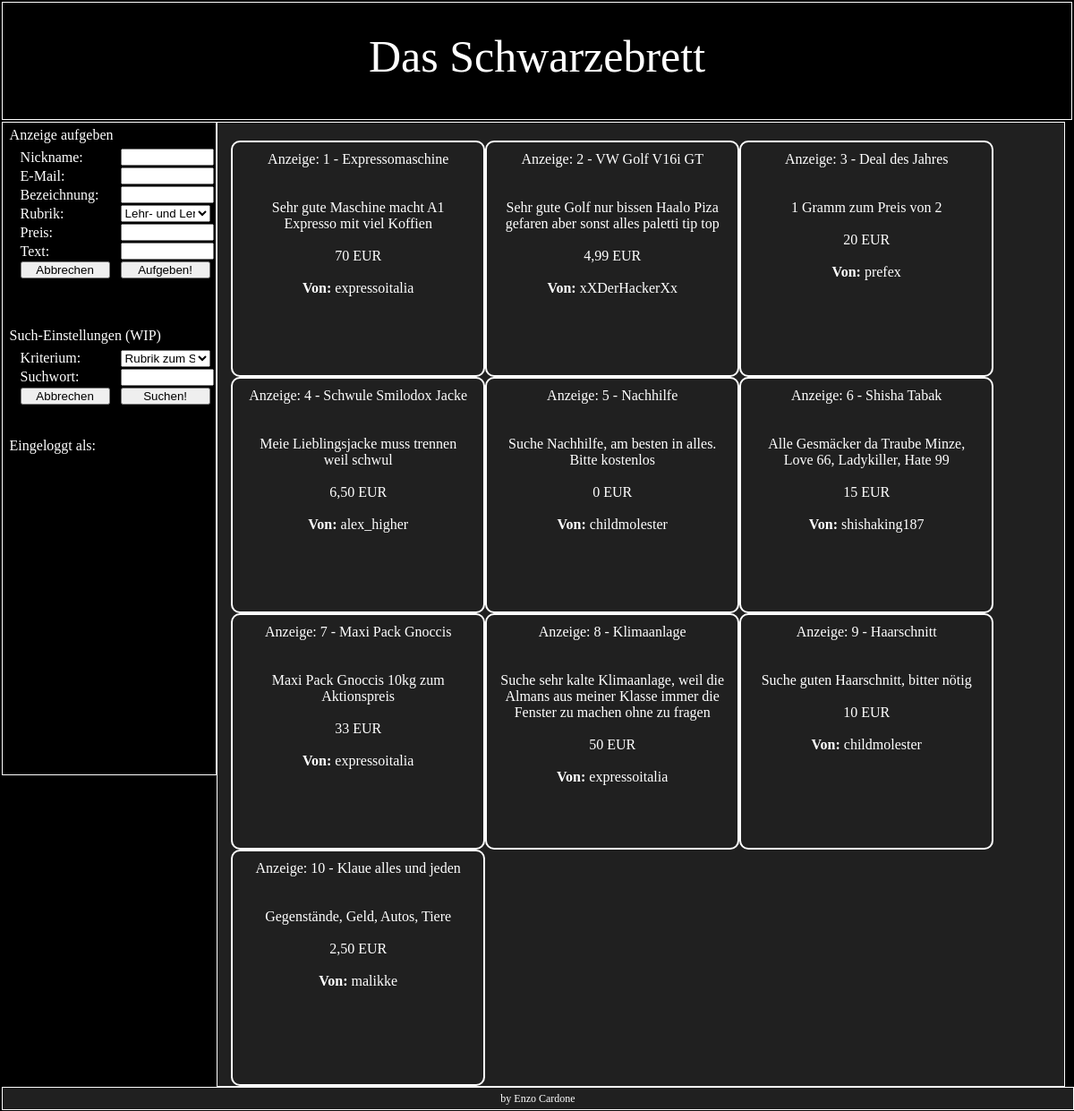
/Ausgabe.php (signed in), run on the app's committed database.
### tables this page shows
CREATE TABLE `anzeige` (
  `idAnzeige` int(11) NOT NULL,
  `Text` longtext,
  `Preis` varchar(45) DEFAULT NULL,
  `Datum` timestamp(6) NULL DEFAULT NULL,
  `Titel` varchar(45) DEFAULT NULL,
  `Inserent_idInserent` int(11) NOT NULL,
  `Rubriken_idRubriken` int(11) NOT NULL,
  PRIMARY KEY (`idAnzeige`,`Inserent_idInserent`,`Rubriken_idRubriken`),
  KEY `fk_Anzeige_Inserent_idx` (`Inserent_idInserent`),
  KEY `fk_Anzeige_Rubriken1_idx` (`Rubriken_idRubriken`),
  CONSTRAINT `fk_Anzeige_Inserent` FOREIGN KEY (`Inserent_idInserent`) REFERENCES `inserent` (`idInserent`) ON DELETE NO ACTION ON UPDATE NO ACTION,
  CONSTRAINT `fk_Anzeige_Rubriken1` FOREIGN KEY (`Rubriken_idRubriken`) REFERENCES `rubriken` (`idRubriken`) ON DELETE NO ACTION ON UPDATE NO ACTION
);

CREATE TABLE `inserent` (
  `idInserent` int(11) NOT NULL,
  `Vorname` varchar(45) DEFAULT NULL,
  `Nachname` varchar(45) DEFAULT NULL,
  `Nickname` varchar(45) DEFAULT NULL,
  `Email` varchar(45) DEFAULT NULL,
  PRIMARY KEY (`idInserent`)
);

### Ausgabe.php (the view, shortened to what this page needs)
<!doctype html>
<html>
<head>
	<link href="stylesheet.css" rel="stylesheet" type="text/css">
</head>
<body>
<div id="seite">
<header>
	<p>Das Schwarzebrett</p>
</header>
<div class="row">
    <section>
		<nav>
			<div>
				<div id="ele">
					<a href="#" id="elg" onclick="document.getElementById('ele').style.display='none';document.getElementById('elf').style.display='block'">Anzeige aufgeben</a>
					<form action="schreiben.php" method="get">
						<table id="tabelle" style="border=1" width="230px">
							<tr>
								<td>Nickname:</td>
								<td width="3em"><input  class="eingabe"type="text" name="name"></td>
							</tr>
							<tr>
								<td>E-Mail:</td>
								<td><input class="eingabe" type="email" name="mail"></td>
							</tr>
							<tr>
								<td>Bezeichnung:</td>
								<td><input class="eingabe" type="text" name="description"></td>
							</tr>
							<tr>
								<td>Rubrik:</td>
								<td>
									<select class="eingabe" name="rubrik" size="1">
										<option value="0">Lehr- und Lernmittel</option>
									</select>
								</td>
							</tr>
							<tr>
								<td>Preis:</td>
								<td><input class="eingabe" type="text" name="preis"></td>
							</tr>
							<tr>
								<td>Text:</td>
								<td><input class="eingabe" type="textbox" name="text"></td>
							</tr>
							<tr>
								<td><input class="eingabe" type="reset" value="Abbrechen"></td>
								<td><input class="eingabe" type="submit" name="Senden" value="Aufgeben!"></td>
							</tr>
						</table>
						<br>
					</form>
				</div><br><br>
				<p>Such-Einstellungen (WIP)</p>
				<form>
					<table id="tabelle" style="border=1" width="230px">
						<tr>
							<td>Kriterium:</td>
							<td width="3em">
								<select class="eingabe" name="rubriksuchen" size="1">
									<option value="100" disabled selected>Rubrik zum Suchen auswählen</option>
								</select>
							</td>
						</tr>
						<tr>
							<td>Suchwort:</td>
							<td width="3em"><input class="eingabe" type="text" name="suchwort"></td>
						</tr>
						<tr>
							<td><input class="eingabe" type="reset" value="Abbrechen"></td>
							<td><input class="eingabe" type="submit" value="Suchen!"></td>
						</tr>
					</table>
				</form><br><br>
			</div>
			<div>
				<?php
					echo "Eingeloggt als: ".$_SESSION["login_user"];
				?>
			</div>
		</nav>
		<div class="main">
			<article>
				<div class="linie">
					<?php
						include("config.php");
						if($_SESSION["login"]==1){
								$anzeigen = mysqli_query($link, "SELECT a.idAnzeige, a.Text, a.Preis, a.Datum, a.Titel, a.Inserent_idInserent, a.Rubriken_idRubriken, i.Nickname FROM anzeige a JOIN inserent i ON i.idInserent = a.Inserent_idInserent");
							while($row_0 = mysqli_fetch_row($anzeigen)){
								echo '<div class="kasten text-center">';
								echo 'Anzeige: '.$row_0[0].' - '.$row_0[4].'<br/><br/><br/>'.$row_0[1].'<br/><br/>'.$row_0[2].' EUR<br><br><b>Von: </b>'.$row_0[7];
								echo '</div>';
							}
						} else {
							echo "Bitte loggen sie sich erst ein!";
						}
					?>
				</div>
			</article>
		</div>
	</section>
</div>
<footer>
	<p>by Enzo Cardone</p>
</footer>
</div>
</body>
</html>

### stylesheet.css (style rules this page uses)
* { margin: 0; padding: 0; }
body { font-family:'toll'; background-color: #000000; padding: .1em; color: white; }
header { border: 1px solid white; text-align: center; height:130px; font-size: 50px; margin-bottom: 2px; line-height: 120px; }
nav { border: 1px solid white; width: 19%; padding: .2em; padding-left: 8px; padding-top: 5px; margin-bottom: 5%; float: left; min-height: 45em; line-height: 110%; }
#seite { position: relative; min-height:100%; margin: 0 auto; }
.main { border: 1px solid white; float: left; width: 79%; margin-left: auto; margin-right: auto; padding-top: 20px; background-color: #202020; min-height: 44em; }
footer { border: 1px solid white; clear: both; width: 100%; text-align: center; font-size: 12px; background-color: #202020; height: 2em; line-height: 2em; }
.linie { margin-right: 15px; margin-left: 15px; }
.kasten { position: relative; min-height: 250px; padding-right: 15px; padding-left: 15px; padding-top: 10px; width: 250px; float:left; border: 2px double white; border-radius:10px; }
.text-center { text-align: center; }
.eingabe { width: 100px; }
#ele { display: block; }
#elg { text-decoration: none; color: white; }
#tabelle { padding-top: 5px; padding-left: 10px; }

### data on the page
anzeige: idAnzeige "1", Titel "Expressomaschine", Text "Sehr gute Maschine macht A1 Expresso mit viel Koffien", Preis "70", Inserent_idInserent.Nickname "expressoitalia"
anzeige: idAnzeige "2", Titel "VW Golf V16i GT", Text "Sehr gute Golf nur bissen Haalo Piza gefaren aber sonst alles paletti tip top", Preis "4,99", Inserent_idInserent.Nickname "xXDerHackerXx"
anzeige: idAnzeige "3", Titel "Deal des Jahres", Text "1 Gramm zum Preis von 2", Preis "20", Inserent_idInserent.Nickname "prefex"
anzeige: idAnzeige "4", Titel "Schwule Smilodox Jacke", Text "Meie Lieblingsjacke muss trennen weil schwul", Preis "6,50", Inserent_idInserent.Nickname "alex_higher"
anzeige: idAnzeige "5", Titel "Nachhilfe", Text "Suche Nachhilfe, am besten in alles. Bitte kostenlos", Preis "0", Inserent_idInserent.Nickname "childmolester"
anzeige: idAnzeige "6", Titel "Shisha Tabak", Text "Alle Gesmäcker da Traube Minze, Love 66, Ladykiller, Hate 99", Preis "15", Inserent_idInserent.Nickname "shishaking187"
anzeige: idAnzeige "7", Titel "Maxi Pack Gnoccis", Text "Maxi Pack Gnoccis 10kg zum Aktionspreis", Preis "33", Inserent_idInserent.Nickname "expressoitalia"
anzeige: idAnzeige "8", Titel "Klimaanlage", Text "Suche sehr kalte Klimaanlage, weil die Almans aus meiner Klasse immer die Fenster zu machen ohne zu fragen", Preis "50", Inserent_idInserent.Nickname "expressoitalia"
anzeige: idAnzeige "9", Titel "Haarschnitt", Text "Suche guten Haarschnitt, bitter nötig", Preis "10", Inserent_idInserent.Nickname "childmolester"
anzeige: idAnzeige "10", Titel "Klaue alles und jeden", Text "Gegenstände, Geld, Autos, Tiere", Preis "2,50", Inserent_idInserent.Nickname "malikke"
